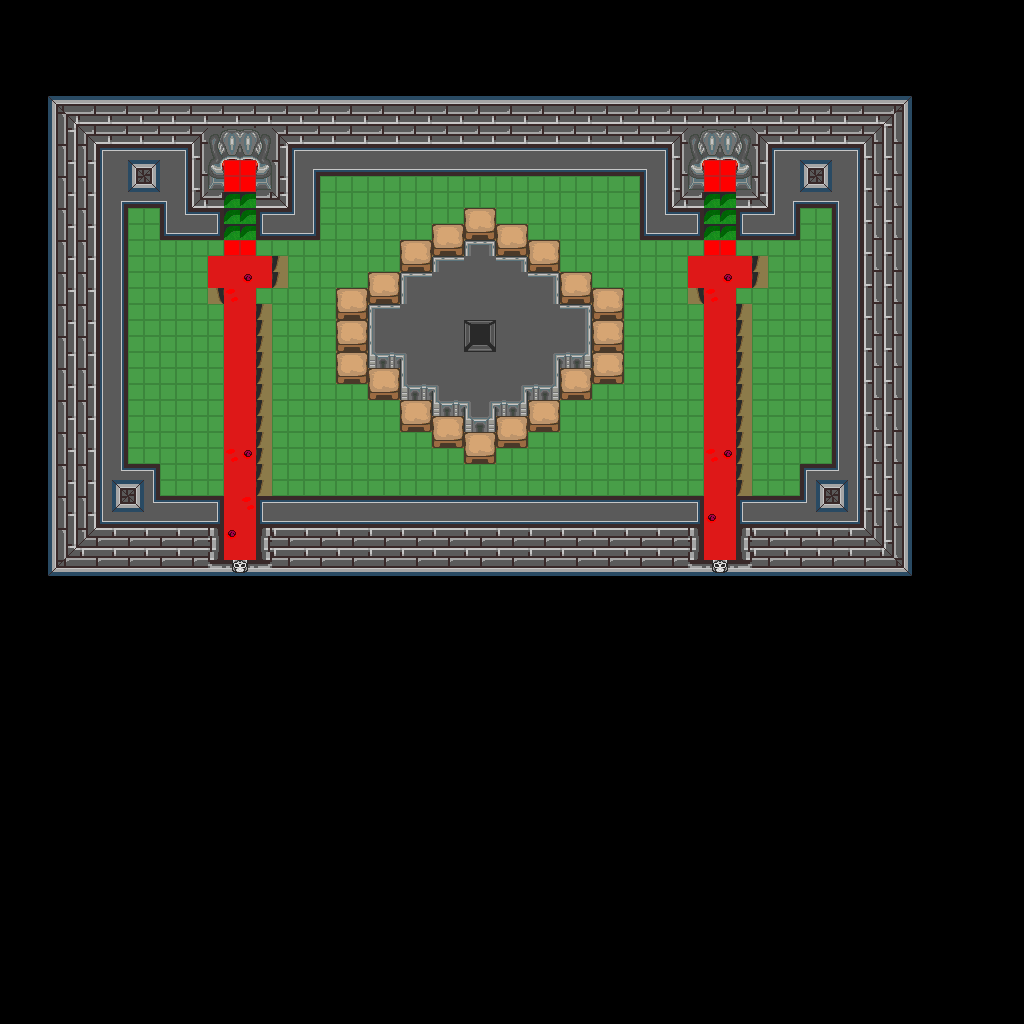

This game map was drawn from its Tiled (.tmx) file and the tilesets committed beside it. A one-line description and the trimmed map source follow:
An orthogonal 64x64 tile map with 16x16 px tiles, 1 tile layer (base), 2 hidden layers not drawn and 48 objects.

<map version="1.10" tiledversion="1.12.1" orientation="orthogonal" renderorder="right-down" width="64" height="64" tilewidth="16" tileheight="16" infinite="0" nextlayerid="4" nextobjectid="49">
 <tileset firstgid="1" source="../classiciphone_pics4.tsx" />
 <layer id="1" name="base" width="64" height="64">
  <data>[4096 cells, 4096 non-empty, 113 distinct tile ids]</data>
 </layer>
 <layer id="2" name="collision" width="64" height="64" visible="0">
  <properties><property name="collision" value="true" /></properties>
  <data>[4096 cells, 3322 non-empty, 1 distinct tile ids]</data>
 </layer>
 <layer id="3" name="lava" width="64" height="64" visible="0">
  <properties><property name="terrain" value="lava" /></properties>
  <data>[4096 cells, 12 non-empty, 1 distinct tile ids]</data>
 </layer>
 <objectgroup id="4" name="npcs">
  <object id="1" x="464.0" y="208.0" width="16" height="16">
   <properties>
    <property name="gani" value="stonechair.png" />
    <property name="script" type="string">-- Auto-converted from GraalScript
-- function onCreated() {
-- dontblock();
-- drawunderplayer();
end
-- [CLIENT-SIDE — server no-op]
-- if (created || timeout) {
-- movement_handleitems = .1;
-- movement_handlesword = .1;
-- timeout = .05;
-- }</property>
   </properties>
  </object>
  <object id="2" x="416.0" y="32.0" width="16" height="16">
   <properties>
    <property name="gani" value="light2.png" />
    <property name="script" type="string">-- Auto-converted from GraalScript
-- function onCreated() {
-- dontblock();
-- drawunderplayer();
end
-- [CLIENT-SIDE — server no-op]
-- if (playerenters) {
-- setcoloreffect 1,1,0.35,0.6;
-- drawaslight;
-- }
-- function onCreated() {
-- dontblock();
-- }</property>
   </properties>
  </object>
  <object id="3" x="656.0" y="96.0" width="16" height="16">
   <properties>
    <property name="gani" value="light2.png" />
    <property name="script" type="string">-- Auto-converted from GraalScript
-- function onCreated() {
-- dontblock();
end
-- function onPlayerchats() {
-- if (strequals(#a,GoCDeadstar) || strequals(#a,EvilOmniscience) || strequals(#a,nikomi946) || strequals(#a,46and2) || strequals(#a,abspilsbury2) || strequals(#a,Nightmareangel)) {
-- if (player.chat == "closed!") save[0] = 1;
-- else if (player.chat == "open!") save[0] = 0;
end
end
-- [CLIENT-SIDE — server no-op]
-- if (playerenters || timeout) {
-- timeout = .05;
-- if (save[0] == 0) {
-- setcoloreffect 1,0,0,0.66;
-- }
-- if (save[0] == 1) {
-- setcoloreffect 0,0,1,0.66;
-- }
-- drawaslight;
-- }</property>
   </properties>
  </object>
  <object id="4" x="224.0" y="176.0" width="16" height="16">
   <properties>
    <property name="gani" value="wateranilava.mng" />
    <property name="script" type="string">-- Auto-converted from GraalScript
-- function onCreated() {
-- dontblock();
-- drawunderplayer();
end
-- [CLIENT-SIDE — server no-op]
-- if (created) setimgpart wateranilava.mng,0,0,32,32;</property>
   </properties>
  </object>
  <object id="5" x="176.0" y="96.0" width="16" height="16">
   <properties>
    <property name="gani" value="light2.png" />
    <property name="script" type="string">-- Auto-converted from GraalScript
-- function onCreated() {
-- dontblock();
end
-- function onPlayerchats() {
-- if (strequals(#a,GoCDeadstar) || strequals(#a,EvilOmniscience) || strequals(#a,nikomi946) || strequals(#a,46and2) || strequals(#a,abspilsbury2) || strequals(#a,Nightmareangel)) {
-- if (player.chat == "closed!") save[0] = 1;
-- else if (player.chat == "open!") save[0] = 0;
end
end
-- [CLIENT-SIDE — server no-op]
-- if (playerenters || timeout) {
-- timeout = .05;
-- if (save[0] == 0) {
-- setcoloreffect 1,0,0,0.66;
-- }
-- if (save[0] == 1) {
-- setcoloreffect 0,0,1,0.66;
-- }
-- drawaslight;
-- }</property>
   </properties>
  </object>
  <object id="6" x="576.0" y="112.0" width="16" height="16">
   <properties>
    <property name="gani" value="pentathing.png" />
    <property name="script" type="string">-- Auto-converted from GraalScript
-- function onCreated() {
-- drawunderplayer();
end</property>
   </properties>
  </object>
  <object id="7" x="352.0" y="112.0" width="16" height="16">
   <properties>
    <property name="gani" value="pentathing.png" />
    <property name="script" type="string">-- Auto-converted from GraalScript
-- function onCreated() {
-- drawunderplayer();
end</property>
   </properties>
  </object>
  <object id="8" x="528.0" y="64.0" width="16" height="16">
   <properties>
    <property name="gani" value="light2.png" />
    <property name="script" type="string">-- Auto-converted from GraalScript
-- function onCreated() {
-- dontblock();
end
-- function onPlayerchats() {
-- if (strequals(#a,GoCDeadstar) || strequals(#a,EvilOmniscience) || strequals(#a,nikomi946) || strequals(#a,46and2) || strequals(#a,abspilsbury2) || strequals(#a,Nightmareangel)) {
-- if (player.chat == "closed!") save[0] = 1;
-- else if (player.chat == "open!") save[0] = 0;
end
end
-- [CLIENT-SIDE — server no-op]
-- if (playerenters || timeout) {
-- timeout = .05;
-- if (save[0] == 0) {
-- setcoloreffect 1,0,0,0.66;
-- }
-- if (save[0] == 1) {
-- setcoloreffect 0,0,1,0.66;
-- }
-- drawaslight;
-- }</property>
   </properties>
  </object>
  </objectgroup>
</map>
<!-- 40 of 48 objects omitted -->
